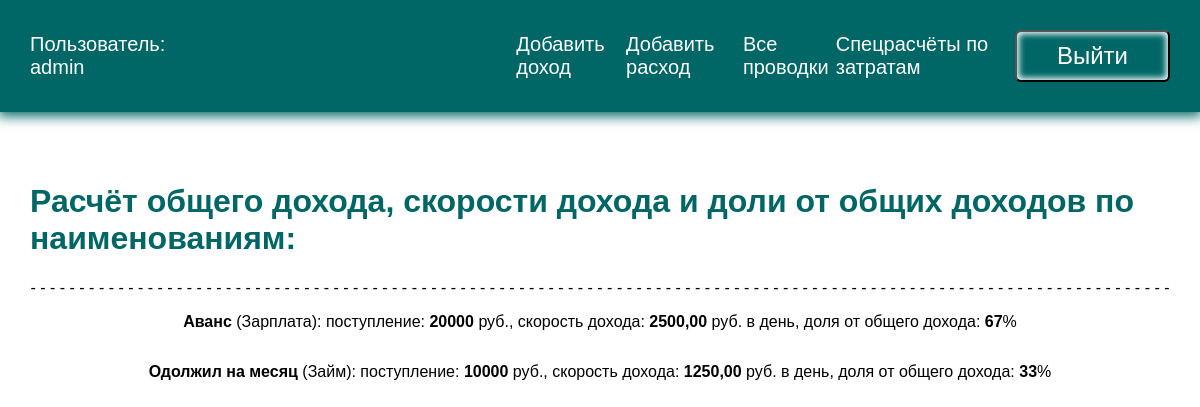
Screenshot of /specialcalculation5/ (signed in) with the database file from the repository.
### transaction/models.py (models this page shows, shortened)
class ProfitableTransaction(models.Model):
    date = models.DateField(blank=False, verbose_name='Дата дохода')
    incometype = models.ManyToManyField('IncomeType', blank=True, verbose_name='Тип дохода')
    name = models.CharField(blank=True, max_length=200, verbose_name='Наименование дохода')
    description = models.TextField(null=True, blank=True, verbose_name='Описание дохода')
    amount = models.DecimalField(max_digits=20, decimal_places=2, verbose_name='Сумма')

### transaction/views.py (the view)
# urls.py: path('specialcalculation5/', views.specialcostcalculation5, name='specialcalculation5'),
@login_required
def specialcostcalculation5(request):
    protransactions = ProfitableTransaction.objects.all()
    valuespro_list = protransactions.values()
    sumpro = 0
    for item in valuespro_list:
        value = round(item['amount'], 2)
        sumpro += value
    multidash = '- ' * 117
    oldest_date_pro = ProfitableTransaction.objects.aggregate(Min('date'))['date__min']
    if not oldest_date_pro:
        return 0
    delta_date_pro = (date.today() - oldest_date_pro).days + 1
    oldest_date_exp = ExpenditureTransaction.objects.aggregate(Min('date'))['date__min']
    if not oldest_date_exp:
        return 0
    delta_date_exp = (date.today() - oldest_date_exp).days + 1
    delta_days = [delta_date_pro, delta_date_exp]
    maxdeltadays = max(delta_days)
    queryset = ProfitableTransaction.objects.values('name').annotate(totalpro=Sum(F('amount')),
                                                                     incometypes=F('incometype__name')).order_by()
    for item in queryset:
        item['speedpro'] = item['totalpro'] / maxdeltadays
        item['percentpro'] = round(100 * item['totalpro'] / sumpro, 0)
    context = {'queryset': queryset, 'multidash': multidash}
    return render(request, 'transaction/specialcalculation5.html', context)

### transaction/templates/transaction/specialcalculation5.html
{% extends 'transaction/base.html' %}
{% block content %}
<h1>Расчёт общего дохода, скорости дохода и доли от общих доходов по наименованиям:</h1>
{{ multidash }}
{% for item in queryset %}
    <p><b>{{ item.name }}</b> ({{ item.incometypes }}): поступление: <b>{{ item.totalpro }}</b> руб.,
        скорость дохода: <b>{{ item.speedpro | floatformat:2 }}</b> руб. в день, доля от общего дохода:
        <b>{{ item.percentpro }}</b>%</p>
{% endfor %}
{% endblock %}

### transaction/templates/transaction/base.html (shortened to what this page needs)
<!DOCTYPE html>
{% load static %}
<html lang="en">
<head>
    <link rel="stylesheet" href="{% static 'css/style.css' %}">
</head>
<body>
    <div class="menu">
        <div class="wrap">
            {% if user.is_authenticated %}
            <ul>
                <li class="logo" ><a href="">Пользователь: {{ user.username }}</a></li>
                <li><a href="{% url 'createpro' %}">Добавить доход</a></li>
                <li><a href="{% url 'createexp' %}">Добавить расход</a></li>
                <li><a href="{% url 'recorded' %}">Все проводки</a></li>
                <li><a href="{% url 'special_cost_calculations' %}">Спецрасчёты по затратам</a></li>
                <li>
                    <form action="{% url 'logout' %}" method="post">
                        <button class="btn bottom">Выйти</button>
                    </form>
                </li>
            </ul>
            {% else %}
            <ul>
                <li><a href="{% url 'signup' %}">Зарегистрироваться</a></li>
                <li><a href="{% url 'login' %}">Войти</a></li>
            </ul>
            {% endif %}
        </div>
    </div>
    <div class="content">
        <div class="wrap">
            {% block content %}
            {% endblock %}
        </div>
    </div>
</body>
</html>

### transaction/static/css/style.css (style rules this page uses)
body { margin: 0; padding: 0; font-family: Arial, Helvetica, sans-serif; }
.wrap { max-width: 1200px; margin: 0 auto; padding: 10px 30px; box-sizing: border-box; }
.menu { background: #006666; box-shadow: 0 2px 12px 2px #006666; }
ul { list-style: none; padding: 0; }
.menu ul { display: flex; justify-content: space-between; align-items: center; font-size: 20px; }
.menu .logo { margin-right: 30%; color: #fff; }
a { text-decoration: none; }
.menu a { color: #fff; }
.content .wrap { display: flex; flex-direction: column; align-items: center; justify-content: center; margin-top: 40px; }
h1, h2 { color: #006666; }
.btn { background: #006666; color: #fff; }
.bottom { margin-top: 0; }
button { border-radius: 6px; box-shadow: inset 0 0 6px 2px #fff; padding: 10px 40px; margin-top: 40px; font-size: 24px; cursor: pointer; }

### rows the page displays
ProfitableTransaction: name "Аванс", incometypes "Зарплата", totalpro "20000", speedpro "2500,00", percentpro "67"
ProfitableTransaction: name "Одолжил на месяц", incometypes "Займ", totalpro "10000", speedpro "1250,00", percentpro "33"

### other values shown
{{ user.username }} "admin"
